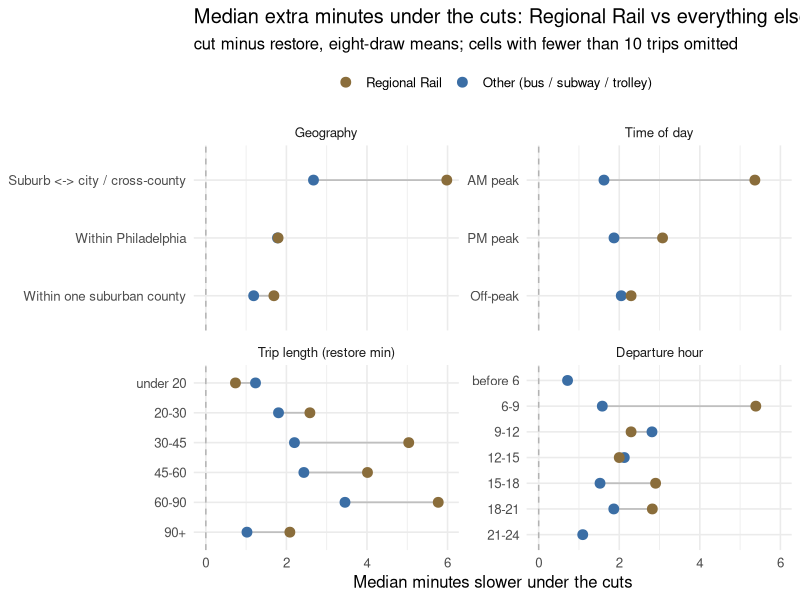

R code for this plot:
# Regional Rail vs everything else: cut - restore, cut side by side.
#
# Input : data/transit_simple_estimates.csv          (bus / subway / trolley)
#         data/transit_regional_rail_estimates.csv   (Regional Rail)
#         data/transit_weekday_timed.csv             (for MODE and county)
# Output: tables/rail-vs-other-*.md   (markdown, pasted into report.md)
#
# Every table is the same quantity - delta = cut minus restore, on the eight-draw
# means - sliced a different way, with the two samples next to each other so the
# rail / non-rail contrast is readable without flipping between sections.

suppressPackageStartupMessages(library(data.table))

dir.create("tables", showWarnings = FALSE)

PHILA <- 42101
county_name <- c("42101" = "Philadelphia", "42091" = "Montgomery",
                 "42045" = "Delaware",     "42017" = "Bucks",
                 "42029" = "Chester")

# ---- load, keep trips routed under both scenarios ----------------------------
bus <- fread("data/transit_simple_estimates.csv")[
  !is.na(tt_cut_mean_min) & !is.na(tt_restore_mean_min)]
rail <- fread("data/transit_regional_rail_estimates.csv")[
  !is.na(tt_cut_mean_min) & !is.na(tt_restore_mean_min)]

# MODE and county are not in the slim bus table; pull them back from the
# weekday table the slim one was cut from.
wk <- fread("data/transit_weekday_timed.csv")[
  , .(record_id = RECORD_ID, mode = MODE, o_county = O_COUNTY, d_county = D_COUNTY)]
bus <- merge(bus, wk, by = "record_id", all.x = TRUE, sort = FALSE)

mode_label <- c("14" = "Bus / trolleybus", "21" = "Subway / El",
                "23" = "Trolley / light rail", "22" = "Regional Rail")

prep <- function(d, sample_label) {
  d[, `:=`(
    sample  = sample_label,
    delta   = tt_cut_mean_min - tt_restore_mean_min,
    pct     = 100 * (tt_cut_mean_min - tt_restore_mean_min) / tt_restore_mean_min,
    geo     = fifelse(o_county == PHILA & d_county == PHILA, "Within Philadelphia",
              fifelse(o_county != d_county, "Suburb <-> city / cross-county",
                      "Within one suburban county")),
    period  = c(am_peak = "AM peak", pm_peak = "PM peak",
                off_peak = "Off-peak")[peak_period],
    mode_lab = mode_label[as.character(mode)]
  )]
  d[]
}

bus  <- prep(bus,  "Other (bus / subway / trolley)")
rail <- prep(rail, "Regional Rail")

keep <- c("sample", "mode_lab", "delta", "pct", "geo", "period", "peak_period",
          "o_county", "d_county", "depart_min_of_day",
          "tt_cut_mean_min", "tt_restore_mean_min", "tt_cut_sd_min",
          "tt_restore_sd_min", "survey_travtime", "model_travtime")
all <- rbindlist(list(bus[, ..keep], rail[, ..keep]))
all[, sample := factor(sample, levels = c("Regional Rail",
                                          "Other (bus / subway / trolley)"))]

# ---- helpers ----------------------------------------------------------------
f1 <- function(x) sprintf("%.1f", x)
fs <- function(x) sprintf("%+.2f", x)   # signed, for deltas
fp <- function(x) sprintf("%.0f%%", x)

# One block of summary statistics for an arbitrary subset.
stats <- function(d) {
  list(n              = nrow(d),
       cut            = median(d$tt_cut_mean_min),
       restore        = median(d$tt_restore_mean_min),
       med_delta      = median(d$delta),
       mean_delta     = mean(d$delta),
       med_pct        = median(d$pct),
       p75            = quantile(d$delta, 0.75, names = FALSE),
       p90            = quantile(d$delta, 0.90, names = FALSE),
       share_worse    = 100 * mean(d$delta >  1),
       share_same     = 100 * mean(abs(d$delta) <= 1),
       share_better   = 100 * mean(d$delta < -1),
       share_gt5      = 100 * mean(d$delta >  5),
       share_gt10     = 100 * mean(d$delta > 10),
       share_gt20     = 100 * mean(d$delta > 20))
}

# Two samples side by side within each level of `by`; `by` may be NULL for a
# single all-trips row.
side_by_side <- function(d, by, cols, header, order_levels = NULL) {
  lv <- if (is.null(by)) "All trips" else {
    if (!is.null(order_levels)) order_levels else sort(unique(d[[by]]))
  }
  rows <- character()
  for (l in lv) {
    sub <- if (is.null(by)) d else d[get(by) == l]
    cells <- character()
    for (s in levels(d$sample)) {
      ss <- sub[sample == s]
      cells <- c(cells, if (nrow(ss) == 0) rep("--", length(cols)) else
                        vapply(cols, function(f) f(stats(ss)), character(1)))
    }
    rows <- c(rows, paste0("| ", l, " | ", paste(cells, collapse = " | "), " |"))
  }
  c(header, rows, "")
}

# column recipes ---------------------------------------------------------------
c_n     <- function(s) format(s$n, big.mark = ",")
c_med   <- function(s) fs(s$med_delta)
c_mean  <- function(s) fs(s$mean_delta)
c_pct   <- function(s) sprintf("%+.1f%%", s$med_pct)
c_cut   <- function(s) f1(s$cut)
c_res   <- function(s) f1(s$restore)

md <- character()
add <- function(...) md <<- c(md, ...)

add("<!-- generated by compare-rail-vs-bus.R - do not edit by hand -->", "")

# ---- Table A: the headline, with the spread of outcomes ---------------------
add("### Table A. Regional Rail vs everything else, side by side", "",
    "| Measure | Regional Rail | Other (bus / subway / trolley) | Rail minus other |",
    "|---|---|---|---|")
rl <- all[sample == "Regional Rail"]; ot <- all[sample != "Regional Rail"]
rowAB <- function(lab, f, g = function(a, b) fs(a - b), num = identity) {
  a <- f(rl); b <- f(ot)
  add(sprintf("| %s | %s | %s | %s |", lab, num(a), num(b), g(a, b)))
}
rowAB("Trips routed under both", function(d) nrow(d),
      function(a, b) "--", function(x) format(x, big.mark = ","))
rowAB("Median time, cut",      function(d) median(d$tt_cut_mean_min),     num = f1)
rowAB("Median time, restore",  function(d) median(d$tt_restore_mean_min), num = f1)
rowAB("Median delta",          function(d) median(d$delta),               num = fs)
rowAB("Mean delta",            function(d) mean(d$delta),                 num = fs)
rowAB("Median delta, % of restore time", function(d) median(d$pct),
      function(a, b) sprintf("%+.1f pp", a - b), function(x) sprintf("%+.1f%%", x))
rowAB("75th pct delta", function(d) quantile(d$delta, .75, names = FALSE), num = fs)
rowAB("90th pct delta", function(d) quantile(d$delta, .90, names = FALSE), num = fs)
rowAB("Share > 5 min slower",  function(d) 100 * mean(d$delta > 5),  function(a, b) sprintf("%+.0f pp", a - b), fp)
rowAB("Share > 10 min slower", function(d) 100 * mean(d$delta > 10), function(a, b) sprintf("%+.0f pp", a - b), fp)
rowAB("Share > 20 min slower", function(d) 100 * mean(d$delta > 20), function(a, b) sprintf("%+.0f pp", a - b), fp)
rowAB("Share faster by > 1 min under cuts", function(d) 100 * mean(d$delta < -1),
      function(a, b) sprintf("%+.0f pp", a - b), fp)
rowAB("Share faster at all under cuts", function(d) 100 * mean(d$delta < 0),
      function(a, b) sprintf("%+.0f pp", a - b), fp)
rowAB("Median within-trip SD, cut", function(d) median(d$tt_cut_sd_min, na.rm = TRUE), num = f1)
add("")

wt <- wilcox.test(delta ~ sample, data = all)
kt <- ks.test(rl$delta, ot$delta)
add(sprintf(paste("Mann-Whitney on the two delta distributions: W = %s, p = %s.",
                  "Two-sample KS: D = %.3f, p = %s."),
            format(unname(wt$statistic), big.mark = ","),
            format.pval(wt$p.value, digits = 2, eps = 1e-10),
            unname(kt$statistic),
            format.pval(kt$p.value, digits = 2, eps = 1e-10)), "")

# ---- Table B: percentiles of the delta, side by side ------------------------
add("### Table B. Distribution of the per-trip delta", "",
    "| Percentile of delta | Regional Rail | Other | Rail minus other |",
    "|---|---|---|---|")
for (q in c(.05, .10, .25, .50, .75, .90, .95, .99)) {
  a <- quantile(rl$delta, q, names = FALSE); b <- quantile(ot$delta, q, names = FALSE)
  add(sprintf("| %s | %s | %s | %s |",
              if (q == .5) "**50th (median)**" else paste0(q * 100, "th"),
              fs(a), fs(b), fs(a - b)))
}
add(sprintf("| IQR width | %s | %s | %s |",
            f1(IQR(rl$delta)), f1(IQR(ot$delta)), fs(IQR(rl$delta) - IQR(ot$delta))), "")

# ---- Table C: direction of change ------------------------------------------
add("### Table C. Direction of the change, per trip", "",
    "| Outcome under the cuts | Regional Rail | Other |",
    "|---|---|---|")
buckets <- list("More than 20 min slower" = function(x) x > 20,
                "10 to 20 min slower"     = function(x) x > 10 & x <= 20,
                "5 to 10 min slower"      = function(x) x > 5  & x <= 10,
                "1 to 5 min slower"       = function(x) x > 1  & x <= 5,
                "Within +/- 1 min"        = function(x) abs(x) <= 1,
                "1 to 5 min faster"       = function(x) x < -1 & x >= -5,
                "More than 5 min faster"  = function(x) x < -5)
for (nm in names(buckets)) {
  fn <- buckets[[nm]]
  add(sprintf("| %s | %d (%s) | %d (%s) |", nm,
              sum(fn(rl$delta)), fp(100 * mean(fn(rl$delta))),
              sum(fn(ot$delta)), fp(100 * mean(fn(ot$delta)))))
}
add("")

# ---- Table D: matched geography ---------------------------------------------
geo_lv <- c("Suburb <-> city / cross-county", "Within Philadelphia",
            "Within one suburban county")
add(side_by_side(
  all, "geo", list(c_n, c_med, c_mean, c_pct),
  c("### Table D. By trip geography, both samples on the same buckets", "",
    "| Geography | Rail n | Rail median | Rail mean | Rail % | Other n | Other median | Other mean | Other % |",
    "|---|---|---|---|---|---|---|---|---|"),
  geo_lv))

# ---- Table E: rail's own county pairs, against the matching non-rail trips --
add("### Table E. By origin county", "",
    "| Origin county | Rail n | Rail median | Other n | Other median |",
    "|---|---|---|---|---|")
for (cy in names(sort(table(rl$o_county), decreasing = TRUE))) {
  a <- all[sample == "Regional Rail" & o_county == cy]
  b <- all[sample != "Regional Rail" & o_county == cy]
  add(sprintf("| %s | %s | %s | %s | %s |",
              county_name[cy],
              if (nrow(a)) nrow(a) else "--", if (nrow(a)) fs(median(a$delta)) else "--",
              if (nrow(b)) nrow(b) else "--", if (nrow(b)) fs(median(b$delta)) else "--"))
}
add("")

# ---- Table F: matched time of day -------------------------------------------
per_lv <- c("AM peak", "PM peak", "Off-peak")
add(side_by_side(
  all, "period", list(c_n, c_cut, c_res, c_med, c_mean),
  c("### Table F. By time of day, both samples on the same buckets", "",
    "| Period | Rail n | Rail cut | Rail restore | Rail median | Rail mean | Other n | Other cut | Other restore | Other median | Other mean |",
    "|---|---|---|---|---|---|---|---|---|---|---|"),
  per_lv))

# The interaction is the point of Table E: state it as a difference of medians.
add("| Period | Rail median delta | Other median delta | Rail minus other |",
    "|---|---|---|---|")
for (p in per_lv) {
  a <- median(all[sample == "Regional Rail" & period == p]$delta)
  b <- median(all[sample != "Regional Rail" & period == p]$delta)
  add(sprintf("| %s | %s | %s | %s |", p, fs(a), fs(b), fs(a - b)))
}
add("")

# ---- Table G: finer departure-hour bands ------------------------------------
all[, hour_band := cut(depart_min_of_day / 60,
      breaks = c(0, 6, 9, 12, 15, 18, 21, 24),
      labels = c("before 6", "6-9", "9-12", "12-15", "15-18", "18-21", "21-24"),
      right = FALSE)]
add(side_by_side(
  all, "hour_band", list(c_n, c_med),
  c("### Table G. By departure hour", "",
    "| Departure hour | Rail n | Rail median | Other n | Other median |",
    "|---|---|---|---|---|"),
  levels(all$hour_band)))

# ---- Table H: rail against each non-rail mode ------------------------------
add("### Table H. Regional Rail against each non-rail mode", "",
    "| Mode | n | Cut | Restore | Median delta | Mean delta | Median % | Share > 10 min |",
    "|---|---|---|---|---|---|---|---|")
mode_order <- c("Regional Rail", "Bus / trolleybus", "Subway / El",
                "Trolley / light rail")
for (m in mode_order) {
  s <- stats(all[mode_lab == m])
  add(sprintf("| %s | %s | %s | %s | %s | %s | %s | %s |",
              if (m == "Regional Rail") paste0("**", m, "**") else m,
              c_n(s), f1(s$cut), f1(s$restore), fs(s$med_delta),
              fs(s$mean_delta), sprintf("%+.1f%%", s$med_pct), fp(s$share_gt10)))
}
add("")

# ---- Table I: rail legs vs the bus legs that feed a station -----------------
rail_split <- rail[, .(n = .N, cut = median(tt_cut_mean_min),
                       restore = median(tt_restore_mean_min),
                       med = median(delta), mean = mean(delta)), by = rr_role]
setorder(rail_split, -n)
add("### Table I. Within the rail sample: train legs vs feeder legs", "",
    "| Leg type | n | Cut | Restore | Median delta | Mean delta |",
    "|---|---|---|---|---|---|")
for (i in seq_len(nrow(rail_split))) {
  r <- rail_split[i]
  add(sprintf("| %s | %d | %s | %s | %s | %s |",
              c(rail_leg = "Rail leg", feeder_leg = "Feeder bus / subway leg")[r$rr_role],
              r$n, f1(r$cut), f1(r$restore), fs(r$med), fs(r$mean)))
}
add("")

# ---- Table J: by trip length ------------------------------------------------
# Banded on restored-scenario time so the bands do not move between scenarios.
all[, len_band := cut(tt_restore_mean_min,
      breaks = c(0, 20, 30, 45, 60, 90, Inf),
      labels = c("under 20", "20-30", "30-45", "45-60", "60-90", "90+"),
      right = FALSE)]
add(side_by_side(
  all, "len_band", list(c_n, c_med, c_pct),
  c("### Table J. By trip length (restored-scenario minutes)", "",
    "| Restore time | Rail n | Rail median | Rail % | Other n | Other median | Other % |",
    "|---|---|---|---|---|---|---|"),
  levels(all$len_band)))

# ---- Table K: scenario effect against departure-time noise ------------------
add("### Table K. Scenario effect against departure-time noise", "",
    "| Measure | Regional Rail | Other |",
    "|---|---|---|")
# Three bus trips routed fewer than two departures and have no SD; drop them
# from the SD medians only.
noise <- function(d) c(median(d$tt_cut_sd_min, na.rm = TRUE),
                       median(d$tt_restore_sd_min, na.rm = TRUE),
                       median(d$delta), mean(d$delta))
a <- noise(rl); b <- noise(ot)
add(sprintf("| Median within-trip SD, cut | %s | %s |", f1(a[1]), f1(b[1])),
    sprintf("| Median within-trip SD, restore | %s | %s |", f1(a[2]), f1(b[2])),
    sprintf("| Median delta | %s | %s |", fs(a[3]), fs(b[3])),
    sprintf("| Mean delta / median SD | %s | %s |",
            f1(a[4] / a[1]), f1(b[4] / b[1])), "")

# The figure needs ASCII for the plot font; the markdown does not.
md <- gsub("Suburb <-> city", "Suburb \u2194 city", md, fixed = TRUE)
md <- gsub("+/- 1 min", "\u00b1 1 min", md, fixed = TRUE)

# Rscript may not be in a UTF-8 locale; write the bytes rather than let
# writeLines re-encode the two non-ASCII characters into <U+....> escapes.
con <- file("tables/rail-vs-other.md", open = "wb")
writeLines(enc2utf8(md), con, useBytes = TRUE)
close(con)
cat("wrote tables/rail-vs-other.md (", length(md), "lines )\n")
cat("rail n =", nrow(rl), " other n =", nrow(ot), "\n")

# ---- Figure: the rail / non-rail gap across every slice ---------------------
# One panel per slicing, median delta for each sample, so the gap (or its
# absence) is visible without reading the numbers.
suppressPackageStartupMessages(library(ggplot2))

slice_medians <- function(by, panel, lv = NULL) {
  d <- all[!is.na(get(by)), .(med = median(delta), n = .N), by = c("sample", by)]
  setnames(d, by, "level")
  d[, `:=`(panel = panel,
           level = factor(as.character(level),
                          levels = rev(if (is.null(lv)) sort(unique(as.character(level)))
                                       else lv)))]
  d[n >= 10]   # thin cells read as noise on a dot plot
}

fig <- rbindlist(list(
  slice_medians("geo",       "Geography",       geo_lv),
  slice_medians("period",    "Time of day",     per_lv),
  slice_medians("len_band",  "Trip length (restore min)", levels(all$len_band)),
  slice_medians("hour_band", "Departure hour",  levels(all$hour_band))
), use.names = TRUE)
fig[, panel := factor(panel, levels = c("Geography", "Time of day",
                                        "Trip length (restore min)", "Departure hour"))]

ggsave("figures/05-rail-vs-other-slices.png",
  ggplot(fig, aes(med, level, colour = sample)) +
    geom_vline(xintercept = 0, colour = "grey70", linetype = "dashed") +
    geom_line(aes(group = level), colour = "grey75", linewidth = 0.6) +
    geom_point(size = 3) +
    facet_wrap(~panel, scales = "free_y", ncol = 2) +
    scale_colour_manual(values = c("Regional Rail" = "#8a6d3b",
                                   "Other (bus / subway / trolley)" = "#3b6ea5")) +
    theme_minimal(base_size = 12) +
    theme(legend.position = "top") +
    labs(title = "Median extra minutes under the cuts: Regional Rail vs everything else",
         subtitle = "cut minus restore, eight-draw means; cells with fewer than 10 trips omitted",
         x = "Median minutes slower under the cuts", y = NULL, colour = NULL),
  width = 10, height = 7, dpi = 150)
cat("wrote figures/05-rail-vs-other-slices.png\n")
